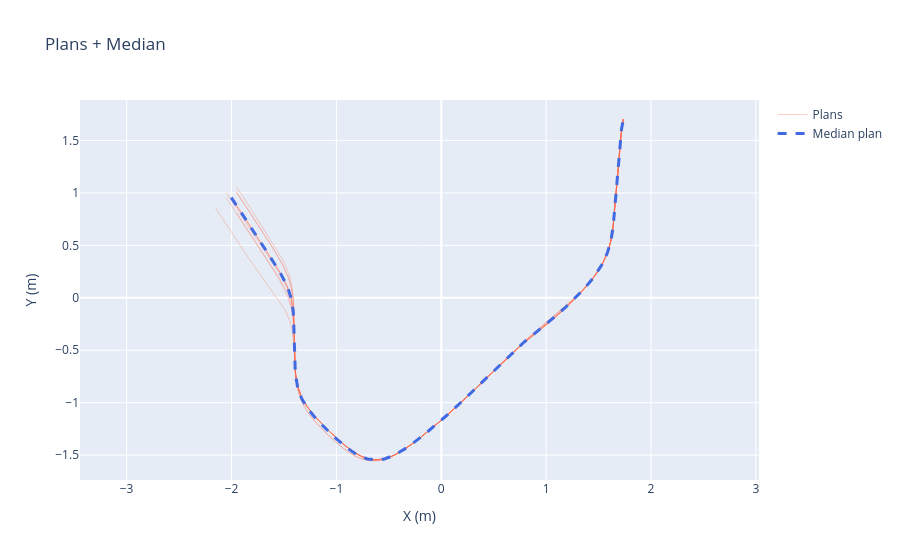

The notebook cell saved with this chart:
### Markdown cell above
**Planos 2 câmeras — todos os planos reamostrados** com mediana calculada ponto a ponto.

### Code cell
fig = go.Figure()

for i, (px, py) in enumerate(p for p in plans_resampled_2cam if p is not None):
    fig.add_trace(go.Scatter(
        x=px, y=py,
        mode='lines', name=f'Plans',
        line=dict(color='tomato', width=1),
        opacity=0.3,
        showlegend=(i == 0)
    ))

fig.add_trace(go.Scatter(
    x=median_plan_x_2cam, y=median_plan_y_2cam,
    mode='lines', name='Median plan',
    line=dict(color='royalblue', dash='dash', width=3)
))

fig.update_layout(
    title='Plans + Median',
    xaxis_title='X (m)', yaxis_title='Y (m)',
    yaxis_scaleanchor='x', hovermode='closest'
)
fig.show()

### Figure 1 — Plotly figure (JSON) as saved in the notebook; plotly's stock layout.template omitted (floating-point values rounded to 4 significant figures; data arrays with more than 128 entries replaced by an {"elided": "..."} marker saying what was removed)
{"data": [{"line": {"color": "tomato", "width": 1}, "mode": "lines", "name": "Plans", "opacity": 0.3, "showlegend": true, "type": "scatter", "x": {"elided": "500 float values"}, "y": {"elided": "500 float values"}}, {"line": {"color": "tomato", "width": 1}, "mode": "lines", "name": "Plans", "opacity": 0.3, "showlegend": false, "type": "scatter", "x": {"elided": "500 float values"}, "y": {"elided": "500 float values"}}, {"line": {"color": "tomato", "width": 1}, "mode": "lines", "name": "Plans", "opacity": 0.3, "showlegend": false, "type": "scatter", "x": {"elided": "500 float values"}, "y": {"elided": "500 float values"}}, {"line": {"color": "tomato", "width": 1}, "mode": "lines", "name": "Plans", "opacity": 0.3, "showlegend": false, "type": "scatter", "x": {"elided": "500 float values"}, "y": {"elided": "500 float values"}}, {"line": {"color": "tomato", "width": 1}, "mode": "lines", "name": "Plans", "opacity": 0.3, "showlegend": false, "type": "scatter", "x": {"elided": "500 float values"}, "y": {"elided": "500 float values"}}, {"line": {"color": "tomato", "width": 1}, "mode": "lines", "name": "Plans", "opacity": 0.3, "showlegend": false, "type": "scatter", "x": {"elided": "500 float values"}, "y": {"elided": "500 float values"}}, {"line": {"color": "tomato", "width": 1}, "mode": "lines", "name": "Plans", "opacity": 0.3, "showlegend": false, "type": "scatter", "x": {"elided": "500 float values"}, "y": {"elided": "500 float values"}}, {"line": {"color": "tomato", "width": 1}, "mode": "lines", "name": "Plans", "opacity": 0.3, "showlegend": false, "type": "scatter", "x": {"elided": "500 float values"}, "y": {"elided": "500 float values"}}, {"line": {"color": "tomato", "width": 1}, "mode": "lines", "name": "Plans", "opacity": 0.3, "showlegend": false, "type": "scatter", "x": {"elided": "500 float values"}, "y": {"elided": "500 float values"}}, {"line": {"color": "tomato", "width": 1}, "mode": "lines", "name": "Plans", "opacity": 0.3, "showlegend": false, "type": "scatter", "x": {"elided": "500 float values"}, "y": {"elided": "500 float values"}}, {"line": {"color": "royalblue", "dash": "dash", "width": 3}, "mode": "lines", "name": "Median plan", "type": "scatter", "x": {"elided": "500 float values"}, "y": {"elided": "500 float values"}}], "layout": {"hovermode": "closest", "title": {"text": "Plans + Median"}, "xaxis": {"title": {"text": "X (m)"}}, "yaxis": {"scaleanchor": "x", "title": {"text": "Y (m)"}}}}
